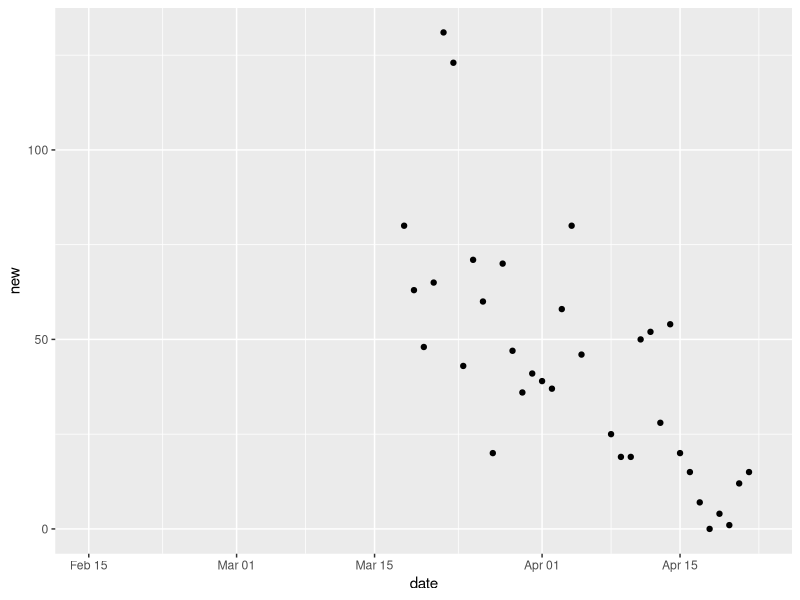

R code for this plot: (Note: this script raises an error after producing the figure.)
# plot case types

library(tidyverse)
library(lubridate)

case_type <- 
  read_csv("covid-19-my-cases-types.csv") %>% 
  mutate(date = dmy(date))
  


# tabligh
tabligh <- 
  case_type %>% 
  select(date, total = tabligh) %>% 
  mutate(total = as.numeric(total),
         new = total - lag(total))

ggplot(tabligh, aes(date, new)) +
  geom_point()



# import
import <- 
  case_type %>% 
  select(date, total = import) %>% 
  mutate(total = as.numeric(total),
         new = total - lag(total))

ggplot(import, aes(date, new)) +
  geom_point()
